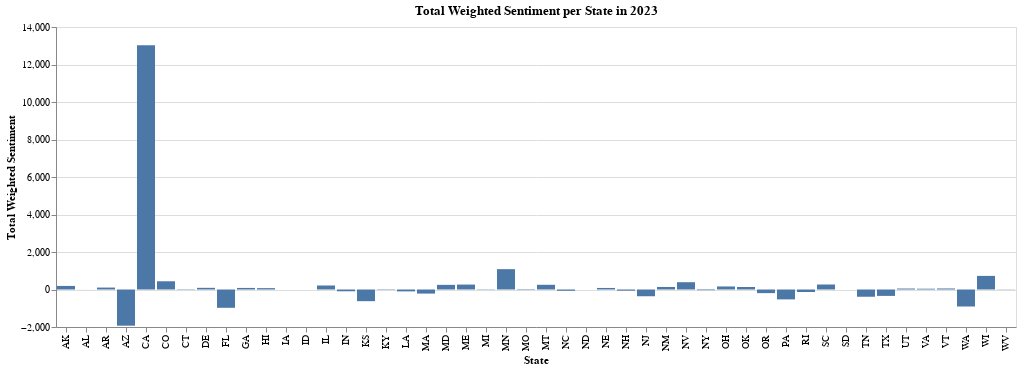
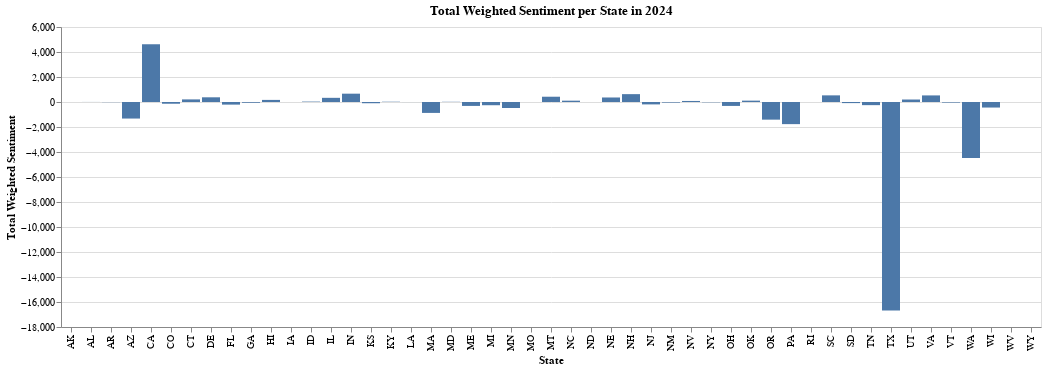
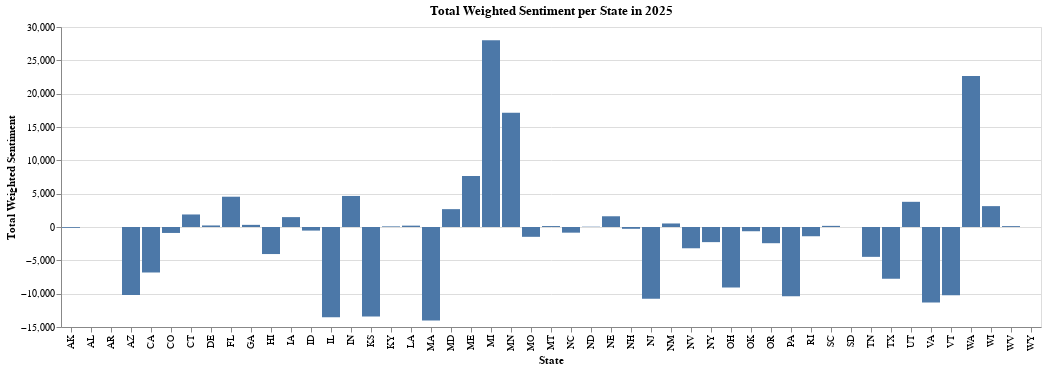

Write notebook code for charts like these, in order.
### Code cell
import altair as alt

# Filter data for years 2023, 2024, and 2025
df_filtered = weighted_sentiment[weighted_sentiment['year'].isin([2023, 2024, 2025])].copy()

# Group by 'year' and 'state' and calculate the sum of 'weighted_sentimentbert_label'
df_agg = df_filtered.groupby(['year', 'state_code'])['weighted_sentiment'].sum().reset_index()

# Create the chart for each year
for year in df_agg['year'].unique():
    chart_data = df_agg[df_agg['year'] == year]
    chart = alt.Chart(chart_data).mark_bar().encode(
        x = alt.X('state_code', title='State'),
        y = alt.Y('weighted_sentiment', title='Total Weighted Sentiment'),
        tooltip = ['state_code', 'weighted_sentiment']).properties(
        title = f'Total Weighted Sentiment per State in {year}').interactive()

    # Display the chart (for environments like Jupyter Notebook)
    chart.show()

### Figure 1 — Vega-Lite specification as saved in the notebook (floating-point values rounded to 4 significant figures)
{"config": {"view": {"continuousWidth": 300, "continuousHeight": 300}}, "data": {"name": "data-290c0f055153f8531f7eeb0b98f9baa6"}, "mark": {"type": "bar"}, "encoding": {"tooltip": [{"field": "state_code", "type": "nominal"}, {"field": "weighted_sentiment", "type": "quantitative"}], "x": {"field": "state_code", "title": "State", "type": "nominal"}, "y": {"field": "weighted_sentiment", "title": "Total Weighted Sentiment", "type": "quantitative"}}, "params": [{"name": "param_1", "select": {"type": "interval", "encodings": ["x", "y"]}, "bind": "scales"}], "title": "Total Weighted Sentiment per State in 2023", "$schema": "https://vega.github.io/schema/vega-lite/v5.20.1.json", "datasets": {"data-290c0f055153f8531f7eeb0b98f9baa6": [{"year": 2023, "state_code": "AK", "weighted_sentiment": 190.4}, {"year": 2023, "state_code": "AL", "weighted_sentiment": 2.164}, {"year": 2023, "state_code": "AR", "weighted_sentiment": 103.0}, {"year": 2023, "state_code": "AZ", "weighted_sentiment": -1930.0}, {"year": 2023, "state_code": "CA", "weighted_sentiment": 13030.0}, {"year": 2023, "state_code": "CO", "weighted_sentiment": 439.5}, {"year": 2023, "state_code": "CT", "weighted_sentiment": 17.42}, {"year": 2023, "state_code": "DE", "weighted_sentiment": 89.0}, {"year": 2023, "state_code": "FL", "weighted_sentiment": -976.2}, {"year": 2023, "state_code": "GA", "weighted_sentiment": 83.32}, {"year": 2023, "state_code": "HI", "weighted_sentiment": 73.04}, {"year": 2023, "state_code": "IA", "weighted_sentiment": 1.536}, {"year": 2023, "state_code": "ID", "weighted_sentiment": -0.2171}, {"year": 2023, "state_code": "IL", "weighted_sentiment": 213.5}, {"year": 2023, "state_code": "IN", "weighted_sentiment": -94.97}, {"year": 2023, "state_code": "KS", "weighted_sentiment": -622.1}, {"year": 2023, "state_code": "KY", "weighted_sentiment": 19.11}, {"year": 2023, "state_code": "LA", "weighted_sentiment": -100.3}, {"year": 2023, "state_code": "MA", "weighted_sentiment": -218.2}, {"year": 2023, "state_code": "MD", "weighted_sentiment": 247.6}, {"year": 2023, "state_code": "ME", "weighted_sentiment": 263.0}, {"year": 2023, "state_code": "MI", "weighted_sentiment": -15.55}, {"year": 2023, "state_code": "MN", "weighted_sentiment": 1086.0}, {"year": 2023, "state_code": "MO", "weighted_sentiment": -23.0}, {"year": 2023, "state_code": "MT", "weighted_sentiment": 251.0}, {"year": 2023, "state_code": "NC", "weighted_sentiment": -68.25}, {"year": 2023, "state_code": "ND", "weighted_sentiment": 0.2}, {"year": 2023, "state_code": "NE", "weighted_sentiment": 81.97}, {"year": 2023, "state_code": "NH", "weighted_sentiment": -62.47}, {"year": 2023, "state_code": "NJ", "weighted_sentiment": -360.1}, {"year": 2023, "state_code": "NM", "weighted_sentiment": 135.6}, {"year": 2023, "state_code": "NV", "weighted_sentiment": 389.4}, {"year": 2023, "state_code": "NY", "weighted_sentiment": -35.93}, {"year": 2023, "state_code": "OH", "weighted_sentiment": 162.3}, {"year": 2023, "state_code": "OK", "weighted_sentiment": 133.7}, {"year": 2023, "state_code": "OR", "weighted_sentiment": -193.5}, {"year": 2023, "state_code": "PA", "weighted_sentiment": -527.4}, {"year": 2023, "state_code": "RI", "weighted_sentiment": -134.6}, {"year": 2023, "state_code": "SC", "weighted_sentiment": 266.7}, {"year": 2023, "state_code": "SD", "weighted_sentiment": 1.328}, {"year": 2023, "state_code": "TN", "weighted_sentiment": -386.7}, {"year": 2023, "state_code": "TX", "weighted_sentiment": -342.0}, {"year": 2023, "state_code": "UT", "weighted_sentiment": 51.77}, {"year": 2023, "state_code": "VA", "weighted_sentiment": 42.55}, {"year": 2023, "state_code": "VT", "weighted_sentiment": 55.22}, {"year": 2023, "state_code": "WA", "weighted_sentiment": -906.9}, {"year": 2023, "state_code": "WI", "weighted_sentiment": 725.6}, {"year": 2023, "state_code": "WV", "weighted_sentiment": 11.23}]}}

### Figure 2 — Vega-Lite specification as saved in the notebook (floating-point values rounded to 4 significant figures)
{"config": {"view": {"continuousWidth": 300, "continuousHeight": 300}}, "data": {"name": "data-a85039952c1cc1c53fc2d6979531b1f2"}, "mark": {"type": "bar"}, "encoding": {"tooltip": [{"field": "state_code", "type": "nominal"}, {"field": "weighted_sentiment", "type": "quantitative"}], "x": {"field": "state_code", "title": "State", "type": "nominal"}, "y": {"field": "weighted_sentiment", "title": "Total Weighted Sentiment", "type": "quantitative"}}, "params": [{"name": "param_2", "select": {"type": "interval", "encodings": ["x", "y"]}, "bind": "scales"}], "title": "Total Weighted Sentiment per State in 2024", "$schema": "https://vega.github.io/schema/vega-lite/v5.20.1.json", "datasets": {"data-a85039952c1cc1c53fc2d6979531b1f2": [{"year": 2024, "state_code": "AK", "weighted_sentiment": 0.0}, {"year": 2024, "state_code": "AL", "weighted_sentiment": 4.044}, {"year": 2024, "state_code": "AR", "weighted_sentiment": -12.41}, {"year": 2024, "state_code": "AZ", "weighted_sentiment": -1324.0}, {"year": 2024, "state_code": "CA", "weighted_sentiment": 4619.0}, {"year": 2024, "state_code": "CO", "weighted_sentiment": -139.2}, {"year": 2024, "state_code": "CT", "weighted_sentiment": 208.6}, {"year": 2024, "state_code": "DE", "weighted_sentiment": 375.6}, {"year": 2024, "state_code": "FL", "weighted_sentiment": -209.4}, {"year": 2024, "state_code": "GA", "weighted_sentiment": -61.24}, {"year": 2024, "state_code": "HI", "weighted_sentiment": 167.8}, {"year": 2024, "state_code": "IA", "weighted_sentiment": 0.2836}, {"year": 2024, "state_code": "ID", "weighted_sentiment": 32.77}, {"year": 2024, "state_code": "IL", "weighted_sentiment": 333.6}, {"year": 2024, "state_code": "IN", "weighted_sentiment": 665.9}, {"year": 2024, "state_code": "KS", "weighted_sentiment": -98.88}, {"year": 2024, "state_code": "KY", "weighted_sentiment": 21.95}, {"year": 2024, "state_code": "LA", "weighted_sentiment": -2.734}, {"year": 2024, "state_code": "MA", "weighted_sentiment": -873.2}, {"year": 2024, "state_code": "MD", "weighted_sentiment": 15.95}, {"year": 2024, "state_code": "ME", "weighted_sentiment": -313.7}, {"year": 2024, "state_code": "MI", "weighted_sentiment": -258.4}, {"year": 2024, "state_code": "MN", "weighted_sentiment": -478.2}, {"year": 2024, "state_code": "MO", "weighted_sentiment": 0.7702}, {"year": 2024, "state_code": "MT", "weighted_sentiment": 422.4}, {"year": 2024, "state_code": "NC", "weighted_sentiment": 106.0}, {"year": 2024, "state_code": "ND", "weighted_sentiment": 0.0}, {"year": 2024, "state_code": "NE", "weighted_sentiment": 361.2}, {"year": 2024, "state_code": "NH", "weighted_sentiment": 629.0}, {"year": 2024, "state_code": "NJ", "weighted_sentiment": -192.0}, {"year": 2024, "state_code": "NM", "weighted_sentiment": -47.96}, {"year": 2024, "state_code": "NV", "weighted_sentiment": 83.37}, {"year": 2024, "state_code": "NY", "weighted_sentiment": -23.68}, {"year": 2024, "state_code": "OH", "weighted_sentiment": -314.2}, {"year": 2024, "state_code": "OK", "weighted_sentiment": 108.6}, {"year": 2024, "state_code": "OR", "weighted_sentiment": -1412.0}, {"year": 2024, "state_code": "PA", "weighted_sentiment": -1770.0}, {"year": 2024, "state_code": "RI", "weighted_sentiment": 1.053}, {"year": 2024, "state_code": "SC", "weighted_sentiment": 531.2}, {"year": 2024, "state_code": "SD", "weighted_sentiment": -88.56}, {"year": 2024, "state_code": "TN", "weighted_sentiment": -251.7}, {"year": 2024, "state_code": "TX", "weighted_sentiment": -16690.0}, {"year": 2024, "state_code": "UT", "weighted_sentiment": 199.0}, {"year": 2024, "state_code": "VA", "weighted_sentiment": 527.3}, {"year": 2024, "state_code": "VT", "weighted_sentiment": -46.03}, {"year": 2024, "state_code": "WA", "weighted_sentiment": -4483.0}, {"year": 2024, "state_code": "WI", "weighted_sentiment": -443.7}, {"year": 2024, "state_code": "WV", "weighted_sentiment": 0.5942}, {"year": 2024, "state_code": "WY", "weighted_sentiment": 0.164}]}}

### Figure 3 — Vega-Lite specification as saved in the notebook (floating-point values rounded to 4 significant figures)
{"config": {"view": {"continuousWidth": 300, "continuousHeight": 300}}, "data": {"name": "data-f6def547b96c7fd2ec76c8946312b97c"}, "mark": {"type": "bar"}, "encoding": {"tooltip": [{"field": "state_code", "type": "nominal"}, {"field": "weighted_sentiment", "type": "quantitative"}], "x": {"field": "state_code", "title": "State", "type": "nominal"}, "y": {"field": "weighted_sentiment", "title": "Total Weighted Sentiment", "type": "quantitative"}}, "params": [{"name": "param_3", "select": {"type": "interval", "encodings": ["x", "y"]}, "bind": "scales"}], "title": "Total Weighted Sentiment per State in 2025", "$schema": "https://vega.github.io/schema/vega-lite/v5.20.1.json", "datasets": {"data-f6def547b96c7fd2ec76c8946312b97c": [{"year": 2025, "state_code": "AK", "weighted_sentiment": -122.3}, {"year": 2025, "state_code": "AL", "weighted_sentiment": 0.0}, {"year": 2025, "state_code": "AR", "weighted_sentiment": 0.0}, {"year": 2025, "state_code": "AZ", "weighted_sentiment": -10210.0}, {"year": 2025, "state_code": "CA", "weighted_sentiment": -6824.0}, {"year": 2025, "state_code": "CO", "weighted_sentiment": -892.0}, {"year": 2025, "state_code": "CT", "weighted_sentiment": 1880.0}, {"year": 2025, "state_code": "DE", "weighted_sentiment": 230.0}, {"year": 2025, "state_code": "FL", "weighted_sentiment": 4544.0}, {"year": 2025, "state_code": "GA", "weighted_sentiment": 321.0}, {"year": 2025, "state_code": "HI", "weighted_sentiment": -4057.0}, {"year": 2025, "state_code": "IA", "weighted_sentiment": 1483.0}, {"year": 2025, "state_code": "ID", "weighted_sentiment": -538.9}, {"year": 2025, "state_code": "IL", "weighted_sentiment": -13540.0}, {"year": 2025, "state_code": "IN", "weighted_sentiment": 4658.0}, {"year": 2025, "state_code": "KS", "weighted_sentiment": -13430.0}, {"year": 2025, "state_code": "KY", "weighted_sentiment": 92.62}, {"year": 2025, "state_code": "LA", "weighted_sentiment": 202.6}, {"year": 2025, "state_code": "MA", "weighted_sentiment": -14010.0}, {"year": 2025, "state_code": "MD", "weighted_sentiment": 2678.0}, {"year": 2025, "state_code": "ME", "weighted_sentiment": 7660.0}, {"year": 2025, "state_code": "MI", "weighted_sentiment": 28020.0}, {"year": 2025, "state_code": "MN", "weighted_sentiment": 17150.0}, {"year": 2025, "state_code": "MO", "weighted_sentiment": -1474.0}, {"year": 2025, "state_code": "MT", "weighted_sentiment": 141.8}, {"year": 2025, "state_code": "NC", "weighted_sentiment": -849.9}, {"year": 2025, "state_code": "ND", "weighted_sentiment": 45.38}, {"year": 2025, "state_code": "NE", "weighted_sentiment": 1610.0}, {"year": 2025, "state_code": "NH", "weighted_sentiment": -270.8}, {"year": 2025, "state_code": "NJ", "weighted_sentiment": -10780.0}, {"year": 2025, "state_code": "NM", "weighted_sentiment": 528.8}, {"year": 2025, "state_code": "NV", "weighted_sentiment": -3191.0}, {"year": 2025, "state_code": "NY", "weighted_sentiment": -2269.0}, {"year": 2025, "state_code": "OH", "weighted_sentiment": -9064.0}, {"year": 2025, "state_code": "OK", "weighted_sentiment": -636.3}, {"year": 2025, "state_code": "OR", "weighted_sentiment": -2432.0}, {"year": 2025, "state_code": "PA", "weighted_sentiment": -10400.0}, {"year": 2025, "state_code": "RI", "weighted_sentiment": -1387.0}, {"year": 2025, "state_code": "SC", "weighted_sentiment": 171.0}, {"year": 2025, "state_code": "SD", "weighted_sentiment": 0.2}, {"year": 2025, "state_code": "TN", "weighted_sentiment": -4479.0}, {"year": 2025, "state_code": "TX", "weighted_sentiment": -7744.0}, {"year": 2025, "state_code": "UT", "weighted_sentiment": 3778.0}, {"year": 2025, "state_code": "VA", "weighted_sentiment": -11310.0}, {"year": 2025, "state_code": "VT", "weighted_sentiment": -10240.0}, {"year": 2025, "state_code": "WA", "weighted_sentiment": 22630.0}, {"year": 2025, "state_code": "WI", "weighted_sentiment": 3131.0}, {"year": 2025, "state_code": "WV", "weighted_sentiment": 132.7}, {"year": 2025, "state_code": "WY", "weighted_sentiment": 0.0}]}}
